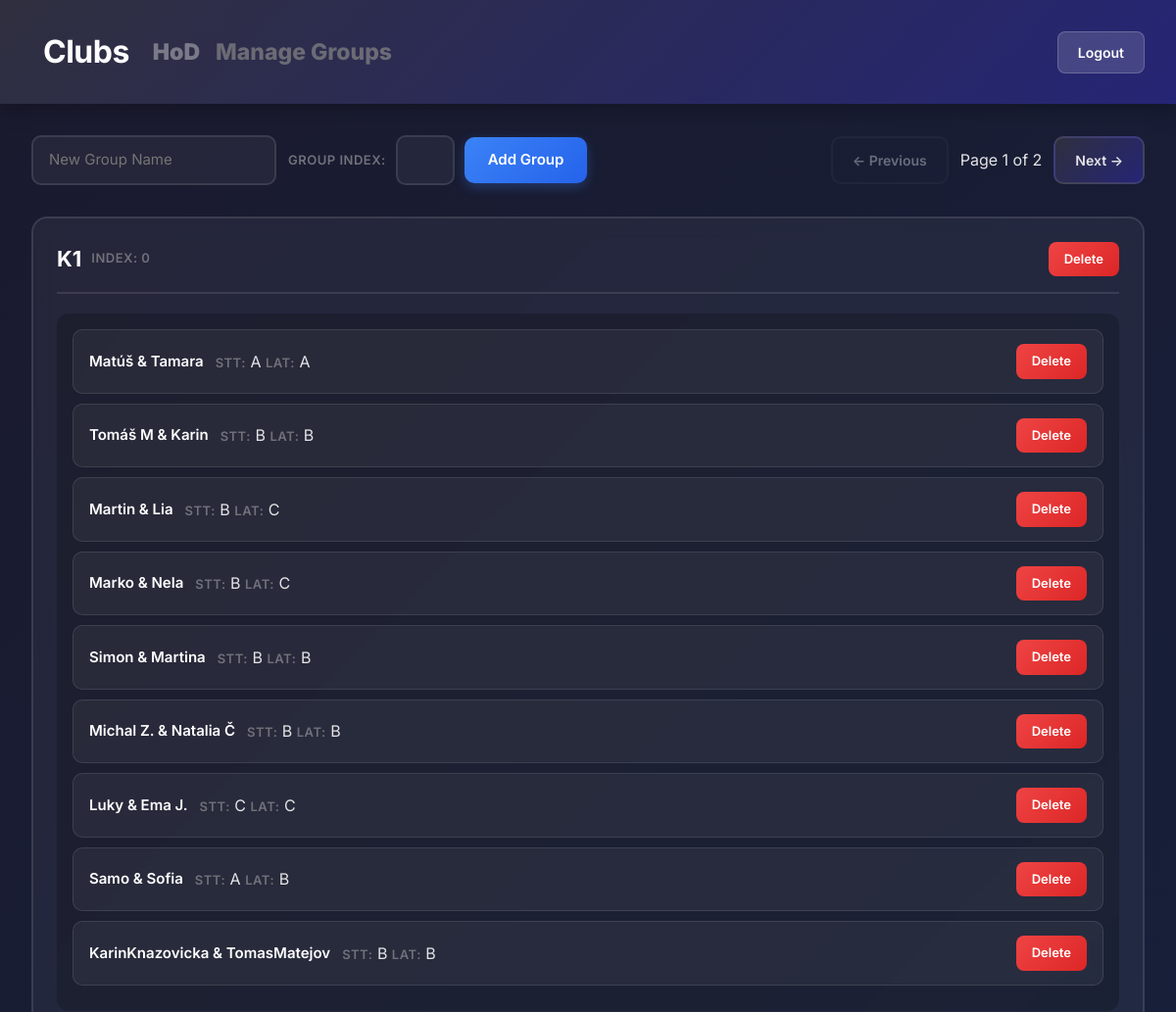
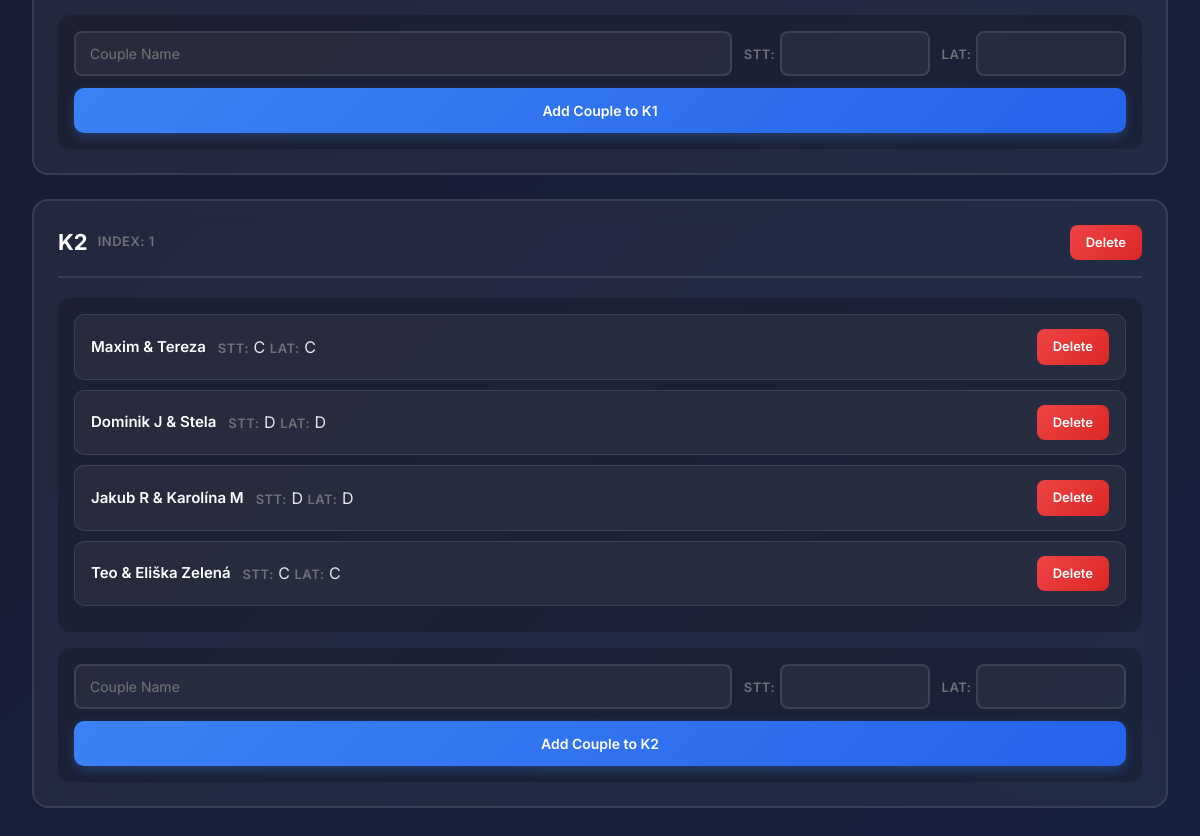
Page /club/16/manage_groups/ (signed in) on the committed database (2 pictures, top to bottom).
### TrainerClubs/models.py (models this page shows, shortened)
class Club(models.Model):
    club_owner = models.ForeignKey(User, on_delete=models.CASCADE, related_name='clubs')
    name = models.CharField(max_length=100)
    profile_picture = models.ImageField(upload_to='club_profiles/', blank=True, null=True)

### main/models.py (models this page shows, shortened)
class Group(models.Model):
    club = models.ForeignKey(Club, on_delete=models.CASCADE, related_name='groups', null=True, blank=True)
    user = models.ForeignKey(User, on_delete=models.CASCADE, related_name='owned_groups')
    name = models.CharField(max_length=200)
    index = models.IntegerField(default=0)  # For sorting groups
    couples = []

class Couple(models.Model):
    user = models.ForeignKey(User, on_delete=models.CASCADE, related_name='couple', null=True, blank=True)
    uid = models.IntegerField(default=0)
    name = models.CharField(max_length=200)
    min_duration = models.IntegerField(default=60)
    man = models.ForeignKey(Dancer, on_delete=models.CASCADE, related_name="man", null=True, blank=True)
    woman = models.ForeignKey(Dancer, on_delete=models.CASCADE, related_name="woman", null=True, blank=True)
    group = models.ForeignKey('Group', on_delete=models.SET_NULL, related_name='couples', null=True, blank=True)
    club = models.ForeignKey(Club , on_delete=models.SET_NULL, related_name="couples", null=True, blank=True)
    dance_class_lat = models.CharField(max_length=100,)
    dance_class_stt = models.CharField(max_length=100,)

### main/views.py (the view)
# urls.py: path('club/<int:club_id>/manage_groups/', views.manage_groups, name='manage_groups'),
@login_required
def manage_groups(request, club_id):
    all_groups = request.user.owned_groups.all()
    club = get_object_or_404(Club, id=club_id, club_owner=request.user)
    paginator = Paginator(all_groups, 2)
    page_number = request.GET.get('page', 1)
    page_obj = paginator.get_page(page_number)
    error_message = request.GET.get('error', None)
    success_message = request.GET.get('success', None)
    return render(request, 'manage_groups.html', {
        'page_obj':page_obj,
        'club':club,
        'groups':page_obj.object_list,
        'error_message': error_message,
        'success_message': success_message,
    })

### main/templates/manage_groups.html (shortened to what this page needs)
<!DOCTYPE html>
<html lang="en">
<head>
    <link href="https://cdn.jsdelivr.net/npm/bootstrap@5.3.0/dist/css/bootstrap.min.css" rel="stylesheet">
</head>
<body>
   <div class="header">
        <nav class="navbar navbar-expand-lg" style="background-color: none; margin: 0; padding: 0;">
            <div class="container-fluid" style="display: flex;">
                <a class="navbar-brand" href="/trainer/trainer_dashboard/"
                style="font-size: 32px; font-weight: 700; color: white; letter-spacing: -0.5px; text-decoration: none;">Clubs</a>
                <div class="collapse navbar-collapse" id="navbarSupportedContent">
                <ul class="navbar-nav me-auto mb-2 mb-lg-0" style="display: flex;">
                    <li class="nav-item">
                    <a class="nav-link" aria-current="page" href="/club/{{club.id}}/"
                    style="
                        color: #797988 !important;
                        font-size: 23px !important;
                        font-weight: 1000 !important;
                        background: none;
                    ">{{ club.name }}</a>
                    </li>
                    <li class="nav-item">
                    <a class="nav-link disabled" aria-current="page"
                    style="
                        color: #6b6b75 !important;
                        font-size: 23px !important;
                        font-weight: 800 !important;
                        background: none;
                    ">Manage Groups</a>
                    </li>
                </ul>
                </div>
            </div>
        </nav>
        <a class="header-nav-btn" href="{% url 'logout' %}">Logout</a>
    </div>
    <div class="main-container">
        <div class="top-bar">
            <form method="POST" action="{% url 'add_group' club.id %}" class="add-group-form">
                <input type="text" name="group_name" class="auto-width-input" placeholder="New Group Name" required>
                <div style="display: flex; align-items: center; gap: 10px;">
                    <span class="small-label">Group Index: </span>
                    <input type="text" name="group_index">
                    <button type="submit" class="btn-add">Add Group</button>
                </div>
            </form>
            <div class="nav-buttons">
                <a id="prev-page"
                   class="nav-btn{% if not page_obj.has_previous %} disabled{% endif %}"
                   {% if page_obj.has_previous %}
                   href="?page={{ page_obj.previous_page_number }}"
                   data-target-page="{{ page_obj.previous_page_number }}"
                   {% else %}
                   aria-disabled="true" style="pointer-events: none;"
                   {% endif %}>← Previous</a>
                <span>Page {{ page_obj.number }} of {{ page_obj.paginator.num_pages }}</span>
                <a id="next-page"
                   class="nav-btn{% if not page_obj.has_next %} disabled{% endif %}"
                   {% if page_obj.has_next %}
                   href="?page={{ page_obj.next_page_number }}"
                   data-target-page="{{ page_obj.next_page_number }}"
                   {% else %}
                   aria-disabled="true" style="pointer-events: none;"
                   {% endif %}>Next →</a>
            </div>
        </div>
        <div class="slider-container">
            <div id="groups-slider" class="groups-slider">
                <div class="groups-page" data-page="{{ page_obj.number }}">
                    {% include 'partials/groups_page.html' %}
                </div>
            </div>
        </div>
    </div>
</body>
</html>

### main/templates/partials/groups_page.html (shortened to what this page needs)
{% for group in groups %}
<div class="group-card" data-group-id="{{ group.id }}">
    <div class="group-header">
        <div style="display: flex; align-items: center; gap: 10px;">
            <h3 style="margin: 0; padding: 0;" contenteditable="true"
                data-group-id="{{ group.id }}"
                data-original="{{ group.name }}"
                class="editable-group-name"
                title="Click to edit; Enter to save">{{ group.name }}</h3>
            <span class="small-label">Index:
             <span contenteditable="true"
                    data-group-id="{{ group.id }}"
                    data-original="{{ group.index }}"
                    class="editable-group-index"
                    title="Click to edit; Enter to save">{{ group.index }}</span>
            </span>
        </div>
        <form method="POST" action="{% url 'delete_group' club_id=club.id group_id=group.id %}" style="margin: 0;">
            <button type="submit" class="btn-delete"
                    onclick="return confirm('Delete {{ group.name }}?')">Delete</button>
        </form>
    </div>
    {% if group.couples.all or group.dancers.all %}
    <div class="couple-list">
        {% for couple in group.couples.all %}
        <div class="couple-item" draggable="true"
             data-couple-id="{{ couple.id }}" data-group-id="{{ group.id }}">
            <div>
                <span class="editable-couple" contenteditable="true"
                      data-couple-id="{{ couple.id }}"
                      data-original="{{ couple.name }}">{{ couple.name }}</span>
                <div>
                    <span class="small-label">STT:</span>
                    <span contenteditable="true"
                      data-couple-id="{{ couple.id }}"
                      data-original="{{ couple.dance_class_stt }}"
                      class="editable-couple-dance-class-stt"
                      >{{ couple.dance_class_stt }}</span>
                    <span class="small-label">LAT:</span>
                    <span contenteditable="true"
                        data-couple-id="{{ couple.id }}"
                        data-original="{{ couple.dance_class_lat }}"
                        class="editable-couple-dance-class-lat">{{ couple.dance_class_lat }}</span>
                </div>
            </div>
            <form method="POST" action="{% url 'delete_couple' club_id=club.id couple_id=couple.id%}" style="margin: 0;">
                <button type="submit" class="btn-delete">Delete</button>
            </form>
        </div>
        {% endfor %}
    </div>
    {% else %}
    <div class="couple-list">
        <p style="color: #71717a; text-align: center; padding: 20px;">No Couples Added</p>
    </div>
    {% endif %}
    <form method="POST" action="{% url 'add_couple' club.id%}" class="add-couple-form">
        <div class="assign-row">
            <div class="assign-fields">
                <input type="text" name="couple_name" placeholder="Couple Name" required>
                <div>
                    <span class="small-label">STT:</span>
                    <input type="text" name="dance_class_stt" style="max-width: 100px;" required>
                </div>
                <div>
                    <span class="small-label">LAT:</span>
                    <input type="text" name="dance_class_lat" style="max-width: 100px;" required>
                </div>
            </div>
            <button type="submit">Add Couple to {{ group.name }}</button>
        </div>
    </form>
</div>
{% endfor %}

### rows in the picture
Club: name "HoD"
Group: name "K1", index "0"
Couple: name "Matúš & Tamara", dance_class_stt "A", dance_class_lat "A"
Couple: name "Tomáš M & Karin", dance_class_stt "B", dance_class_lat "B"
Couple: name "Martin & Lia", dance_class_stt "B", dance_class_lat "C"
Couple: name "Marko & Nela", dance_class_stt "B", dance_class_lat "C"
Couple: name "Simon & Martina", dance_class_stt "B", dance_class_lat "B"
Couple: name "Michal Z. & Natalia Č", dance_class_stt "B", dance_class_lat "B"
Couple: name "Luky & Ema J.", dance_class_stt "C", dance_class_lat "C"
Couple: name "Samo & Sofia", dance_class_stt "A", dance_class_lat "B"
Couple: name "KarinKnazovicka & TomasMatejov", dance_class_stt "B", dance_class_lat "B"
Group: name "K2", index "1"
Couple: name "Maxim & Tereza", dance_class_stt "C", dance_class_lat "C"
Couple: name "Dominik J & Stela", dance_class_stt "D", dance_class_lat "D"
Couple: name "Jakub R & Karolína M", dance_class_stt "D", dance_class_lat "D"
Couple: name "Teo & Eliška Zelená", dance_class_stt "C", dance_class_lat "C"

### other values in the picture
{{ page_obj.number }} "1"
{{ page_obj.paginator.num_pages }} "2"
